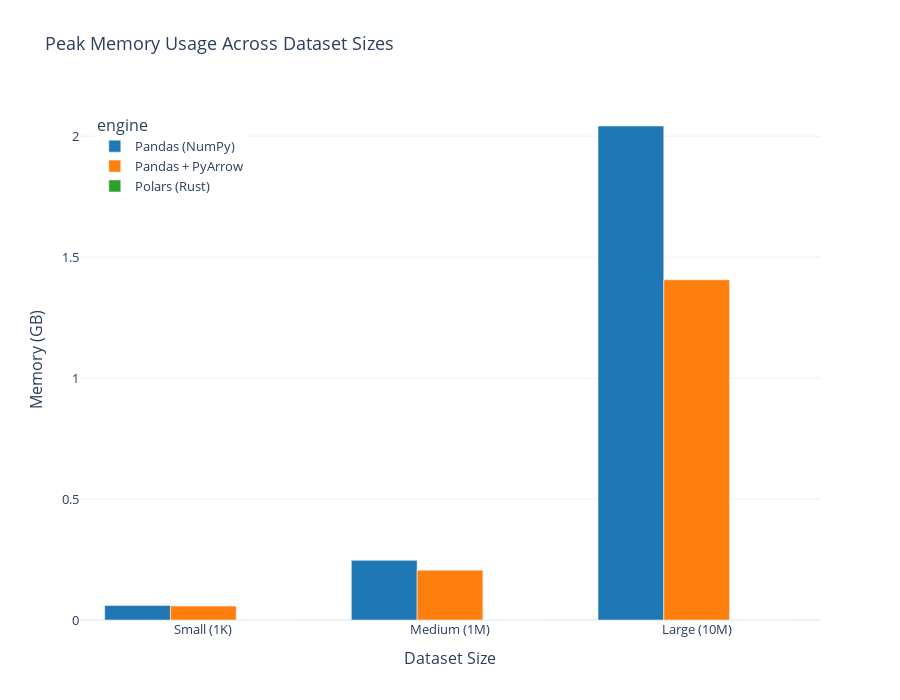

The cell this chart's notebook holds for it:
### Markdown cell above
## 2. Memory Usage Across Dataset Sizes

**Key Observation**: Watch how memory requirements grow differently for each engine as dataset size increases. Polars' lazy evaluation keeps memory usage minimal across all sizes, while Pandas' eager model forces exponential growth.

### Code cell
# Memory usage across all scenarios
memory_data = combined_df.copy()
memory_data['memory_gb'] = memory_data['memory_mb'] / 1024

fig_memory = px.bar(
    memory_data.sort_values(['scenario', 'engine']),
    x='scenario_label',
    y='memory_gb',
    color='engine',
    barmode='group',
    title='Peak Memory Usage Across Dataset Sizes',
    labels={'memory_gb': 'Memory (GB)', 'scenario_label': 'Dataset Size'},
    color_discrete_map={
        'Pandas (NumPy)': '#1f77b4',
        'Pandas + PyArrow': '#ff7f0e',
        'Polars (Rust)': '#2ca02c'
    },
    category_orders={'scenario_label': scenario_labels},
    hover_data={'memory_gb': ':.3f', 'memory_mb': ':.0f'}
)

fig_memory.update_layout(
    height=700,
    template='plotly_white',
    font=dict(size=13),
    hovermode='x unified',
    showlegend=True,
    legend=dict(x=0.02, y=0.98, bgcolor='rgba(255,255,255,0.8)'),
    margin=dict(t=100)
)

fig_memory.show()

### Figure 1 — Plotly figure (JSON) as saved in the notebook; plotly's stock layout.template omitted (floating-point values rounded to 4 significant figures)
{"data": [{"alignmentgroup": "True", "customdata": [[2091.0], [252.6], [61.41]], "hovertemplate": "engine=Pandas (NumPy)<br>Dataset Size=%{x}<br>Memory (GB)=%{y:.3f}<br>memory_mb=%{customdata[0]:.0f}<extra></extra>", "legendgroup": "Pandas (NumPy)", "marker": {"color": "#1f77b4", "pattern": {"shape": ""}}, "name": "Pandas (NumPy)", "offsetgroup": "Pandas (NumPy)", "orientation": "v", "showlegend": true, "textposition": "auto", "type": "bar", "x": ["Large (10M)", "Medium (1M)", "Small (1K)"], "xaxis": "x", "y": [2.042, 0.2467, 0.05997], "yaxis": "y"}, {"alignmentgroup": "True", "customdata": [[1440.0], [211.1], [58.94]], "hovertemplate": "engine=Pandas + PyArrow<br>Dataset Size=%{x}<br>Memory (GB)=%{y:.3f}<br>memory_mb=%{customdata[0]:.0f}<extra></extra>", "legendgroup": "Pandas + PyArrow", "marker": {"color": "#ff7f0e", "pattern": {"shape": ""}}, "name": "Pandas + PyArrow", "offsetgroup": "Pandas + PyArrow", "orientation": "v", "showlegend": true, "textposition": "auto", "type": "bar", "x": ["Large (10M)", "Medium (1M)", "Small (1K)"], "xaxis": "x", "y": [1.407, 0.2061, 0.05756], "yaxis": "y"}, {"alignmentgroup": "True", "customdata": [[0.03], [0.0], [0.02]], "hovertemplate": "engine=Polars (Rust)<br>Dataset Size=%{x}<br>Memory (GB)=%{y:.3f}<br>memory_mb=%{customdata[0]:.0f}<extra></extra>", "legendgroup": "Polars (Rust)", "marker": {"color": "#2ca02c", "pattern": {"shape": ""}}, "name": "Polars (Rust)", "offsetgroup": "Polars (Rust)", "orientation": "v", "showlegend": true, "textposition": "auto", "type": "bar", "x": ["Large (10M)", "Medium (1M)", "Small (1K)"], "xaxis": "x", "y": [2.93e-05, 0.0, 1.953e-05], "yaxis": "y"}], "layout": {"barmode": "group", "font": {"size": 13}, "height": 700, "hovermode": "x unified", "legend": {"bgcolor": "rgba(255,255,255,0.8)", "title": {"text": "engine"}, "tracegroupgap": 0, "x": 0.02, "y": 0.98}, "margin": {"t": 100}, "showlegend": true, "title": {"text": "Peak Memory Usage Across Dataset Sizes"}, "xaxis": {"anchor": "y", "categoryarray": ["Small (1K)", "Medium (1M)", "Large (10M)"], "categoryorder": "array", "domain": [0, 1], "title": {"text": "Dataset Size"}}, "yaxis": {"anchor": "x", "domain": [0, 1], "title": {"text": "Memory (GB)"}}}}
